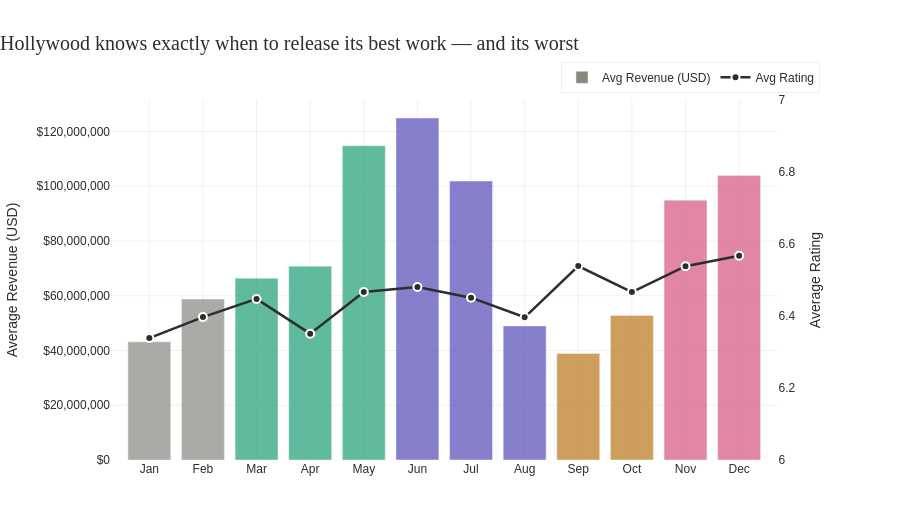

This figure's notebook cell:
### Markdown cell above
## Not All Genres Are Created Equal — And the Data Has Receipts

Every streaming platform has a genre strategy. Most of them just won't admit it publicly.

The top right quadrant is where every executive wants to be: high ROI and high ratings simultaneously. Only one genre lives there consistently — **Documentary**. Low budgets, genuine audience engagement, critical credibility. It's the genre that algorithms didn't create and can't replicate, which is probably why it keeps outperforming everything else on the quality-value matrix.

**Horror** sits in a category of its own at the bottom — low ratings, but decent ROI. Horror is the fast fashion of cinema: cheap to produce, reliably consumed, critically ignored, commercially dependable. Every platform needs some. None of them brag about it.

The cluster in the middle — Drama, Comedy, Action, Thriller — is where most of the volume lives and where most of the money gets spent. The returns are modest, the ratings are average, and yet these are the genres that fill the catalogue. Sometimes the formula isn't about finding the best bet. It's about having enough content that the algorithm always has something to recommend at 11pm on a Tuesday.

### Code cell
# Monthly analysis
monthly_stats = df_clean.groupby('month').agg(
    movie_count   = ('title', 'count'),
    avg_rating    = ('vote_average', 'mean'),
    avg_revenue   = ('revenue', 'mean'),
    avg_popularity= ('popularity', 'mean'),
    avg_roi       = ('roi', 'mean')
).reset_index()

# Month names in order
month_names = ['Jan', 'Feb', 'Mar', 'Apr', 'May', 'Jun',
               'Jul', 'Aug', 'Sep', 'Oct', 'Nov', 'Dec']
monthly_stats['month_name'] = monthly_stats['month'].apply(
    lambda x: month_names[x-1])

# Season colours
season_colors = {
    1: '#888780', 2: '#888780',           # January Dump — gray
    3: '#1D9E75', 4: '#1D9E75', 5: '#1D9E75',  # Spring — teal
    6: '#534AB7', 7: '#534AB7', 8: '#534AB7',  # Summer — purple
    9: '#BA7517', 10: '#BA7517',          # Fall — amber
    11: '#D4537E', 12: '#D4537E'          # Awards Season — pink
}
monthly_stats['color'] = monthly_stats['month'].map(season_colors)

fig = make_subplots(specs=[[{"secondary_y": True}]])

# Revenue bars
fig.add_trace(go.Bar(
    x=monthly_stats['month_name'],
    y=monthly_stats['avg_revenue'],
    name='Avg Revenue (USD)',
    marker=dict(
        color=monthly_stats['color'],
        opacity=0.7
    ),
    hovertemplate=(
        "<b>%{x}</b><br>"
        "Avg Revenue: $%{y:,.0f}<extra></extra>"
    )
), secondary_y=False)

# Rating line
fig.add_trace(go.Scatter(
    x=monthly_stats['month_name'],
    y=monthly_stats['avg_rating'],
    name='Avg Rating',
    mode='lines+markers',
    line=dict(color='#2d2d2d', width=2.5),
    marker=dict(size=8, color='#2d2d2d',
                line=dict(color='white', width=2)),
    hovertemplate=(
        "<b>%{x}</b><br>"
        "Avg Rating: %{y:.2f}<extra></extra>"
    )
), secondary_y=True)

# Season labels
season_labels = {
    1.5: ('January\nDump', '#888780'),
    4:   ('Spring', '#1D9E75'),
    7:   ('Summer', '#534AB7'),
    9.5: ('Fall', '#BA7517'),
    11.5:('Awards\nSeason', '#D4537E')
}

fig.update_layout(
    title=dict(
        text='Hollywood knows exactly when to release its best work — and its worst',
        font=dict(size=20, color='#2d2d2d', family='Arial Black'),
        x=0, pad=dict(b=20)
    ),
    xaxis=dict(
        title='',
        gridcolor='#f0f0f0',
        tickfont=dict(size=12)
    ),
    yaxis=dict(
        title='Average Revenue (USD)',
        gridcolor='#f0f0f0',
        tickformat='$,.0f'
    ),
    yaxis2=dict(
        title='Average Rating',
        overlaying='y',
        side='right',
        gridcolor='rgba(0,0,0,0)',
        range=[6.0, 7.0]
    ),
    legend=dict(
        orientation='h',
        yanchor='bottom',
        y=1.02,
        xanchor='right',
        x=1,
        bordercolor='#f0f0f0',
        borderwidth=1
    ),
    plot_bgcolor='white',
    paper_bgcolor='white',
    height=520,
    margin=dict(l=80, r=80, t=100, b=60),
    font=dict(family='Arial', color='#2d2d2d'),
    bargap=0.2
)

fig.write_html('charts/chart2_release_window.html')
fig.write_image('charts/chart2_release_window.png',
                width=1200, height=520, scale=2)

fig.show()
print("Chart 2 saved.")

### Figure 1 — Plotly figure (JSON) as saved in the notebook; plotly's stock layout.template omitted (floating-point values rounded to 4 significant figures)
{"data": [{"hovertemplate": "<b>%{x}</b><br>Avg Revenue: $%{y:,.0f}<extra></extra>", "marker": {"color": ["#888780", "#888780", "#1D9E75", "#1D9E75", "#1D9E75", "#534AB7", "#534AB7", "#534AB7", "#BA7517", "#BA7517", "#D4537E", "#D4537E"], "opacity": 0.7}, "name": "Avg Revenue (USD)", "type": "bar", "x": ["Jan", "Feb", "Mar", "Apr", "May", "Jun", "Jul", "Aug", "Sep", "Oct", "Nov", "Dec"], "xaxis": "x", "y": [43170000.0, 58810000.0, 66390000.0, 70820000.0, 114800000.0, 124900000.0, 101900000.0, 48980000.0, 38910000.0, 52780000.0, 94930000.0, 103900000.0], "yaxis": "y"}, {"hovertemplate": "<b>%{x}</b><br>Avg Rating: %{y:.2f}<extra></extra>", "line": {"color": "#2d2d2d", "width": 2.5}, "marker": {"color": "#2d2d2d", "line": {"color": "white", "width": 2}, "size": 8}, "mode": "lines+markers", "name": "Avg Rating", "type": "scatter", "x": ["Jan", "Feb", "Mar", "Apr", "May", "Jun", "Jul", "Aug", "Sep", "Oct", "Nov", "Dec"], "xaxis": "x", "y": [6.339, 6.397, 6.447, 6.351, 6.467, 6.481, 6.451, 6.396, 6.539, 6.467, 6.538, 6.567], "yaxis": "y2"}], "layout": {"bargap": 0.2, "font": {"color": "#2d2d2d", "family": "Arial"}, "height": 520, "legend": {"bordercolor": "#f0f0f0", "borderwidth": 1, "orientation": "h", "x": 1, "xanchor": "right", "y": 1.02, "yanchor": "bottom"}, "margin": {"b": 60, "l": 80, "r": 80, "t": 100}, "paper_bgcolor": "white", "plot_bgcolor": "white", "title": {"font": {"color": "#2d2d2d", "family": "Arial Black", "size": 20}, "pad": {"b": 20}, "text": "Hollywood knows exactly when to release its best work — and its worst", "x": 0}, "xaxis": {"anchor": "y", "domain": [0, 0.94], "gridcolor": "#f0f0f0", "tickfont": {"size": 12}, "title": {"text": ""}}, "yaxis": {"anchor": "x", "domain": [0, 1], "gridcolor": "#f0f0f0", "tickformat": "$,.0f", "title": {"text": "Average Revenue (USD)"}}, "yaxis2": {"anchor": "x", "gridcolor": "rgba(0,0,0,0)", "overlaying": "y", "range": [6, 7], "side": "right", "title": {"text": "Average Rating"}}}}
